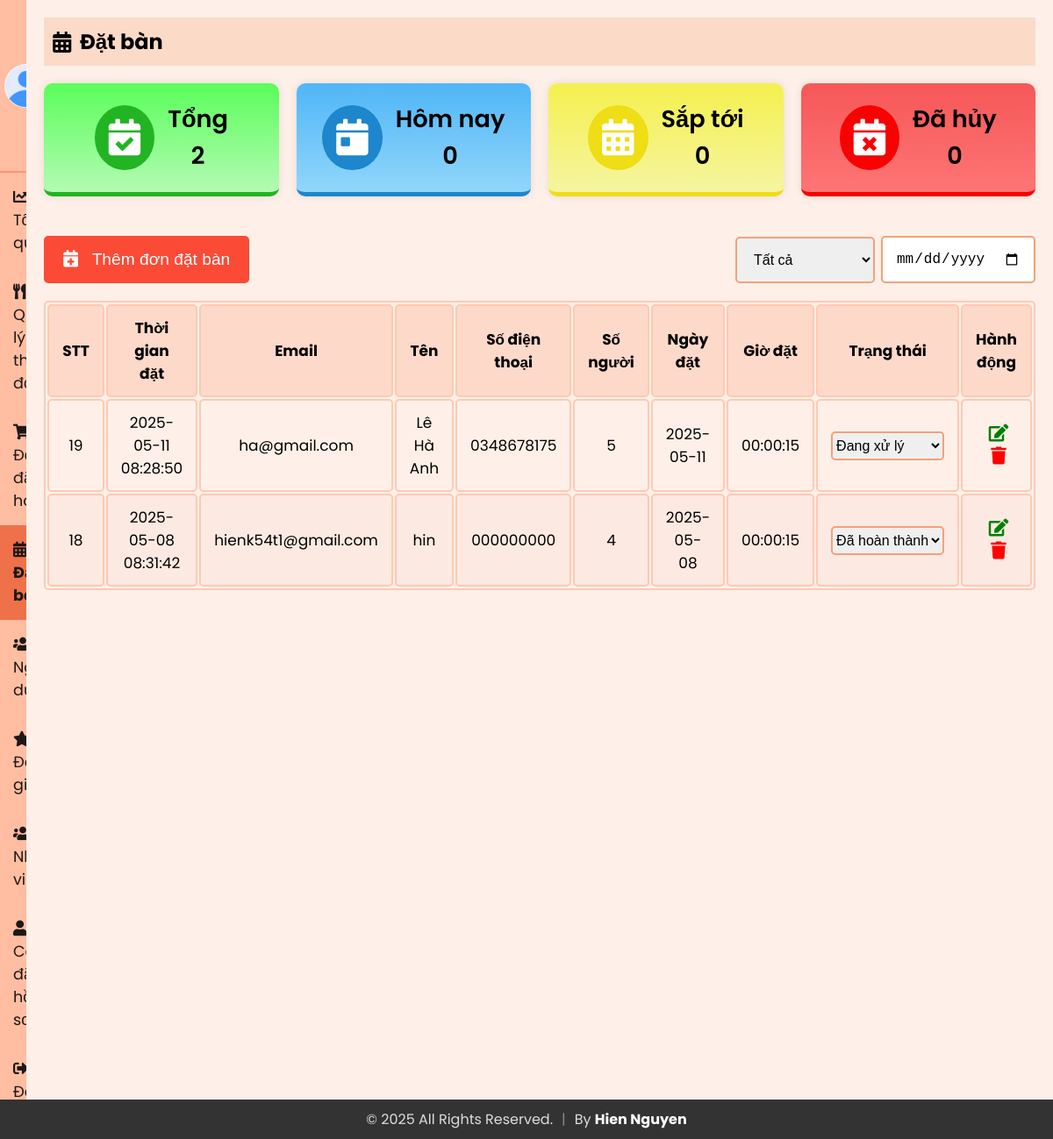
Screenshot of /Admin/reservations.php (signed in) with the database file from the repository.
### tables this page shows
CREATE TABLE `staff` (
  `id` int(11) NOT NULL,
  `firstName` varchar(50) NOT NULL,
  `lastName` varchar(50) NOT NULL,
  `email` varchar(100) NOT NULL,
  `contact` varchar(15) DEFAULT NULL,
  `role` enum('superadmin','admin') NOT NULL,
  `password` varchar(255) NOT NULL,
  `createdAt` timestamp NOT NULL DEFAULT current_timestamp(),
  `updatedAt` timestamp NOT NULL DEFAULT current_timestamp() ON UPDATE current_timestamp(),
  `profile_image` varchar(255) NOT NULL DEFAULT 'default.jpg'
);

CREATE TABLE `reservations` (
  `email` varchar(255) NOT NULL,
  `name` varchar(255) NOT NULL,
  `contact` varchar(10) NOT NULL,
  `noOfGuests` int(50) NOT NULL,
  `reservedTime` time NOT NULL,
  `reservedDate` date NOT NULL,
  `reservedAt` timestamp NOT NULL DEFAULT current_timestamp(),
  `status` enum('Đang chờ','Đang xử lý','Đã hoàn thành','Đã hủy','Đã tiếp nhận') NOT NULL DEFAULT 'Đang chờ',
  `reservation_id` int(11) NOT NULL
);

### Admin/sidebar.php (called while the page is built, shortened)
<?php
include 'db_connection.php';
$admin_email = isset($_SESSION['email']) ? $_SESSION['email'] : '';
function getAdminInfo($email)
{
  global $conn;
  $stmt = $conn->prepare("SELECT firstName, lastName, email, profile_image FROM staff WHERE email = ?");
  $stmt->bind_param("s", $email);
  $stmt->execute();
  $stmt->bind_result($firstName, $lastName, $email,  $profile_image);
  return [
    'firstName' => $firstName ?: '',
    'lastName' => $lastName ?: '',
    'email' => $email ?: '',
    'profile_image' => $profile_image ?: 'default.jpg'
  ];
}
$admin_info = getAdminInfo($admin_email);
?>

### Admin/reservations.php (the view, shortened to what this page needs)
<?php
include 'db_connection.php';
$sql_total = "SELECT COUNT(*) AS total FROM reservations";
$result_total = $conn->query($sql_total);
$row_total = $result_total->fetch_assoc();
$totalReservations = $row_total['total'];
$sql_today = "SELECT COUNT(*) AS today FROM reservations WHERE DATE(reservedDate) = CURDATE()";
$result_today = $conn->query($sql_today);
$row_today = $result_today->fetch_assoc();
$todaysReservations = $row_today['today'];
$sql_upcoming = "SELECT COUNT(*) AS upcoming FROM reservations WHERE reservedDate > CURDATE() AND status != 'Cancelled' AND status != 'Completed' AND status != 'On Process'";
$result_upcoming = $conn->query($sql_upcoming);
$row_upcoming = $result_upcoming->fetch_assoc();
$upcomingReservations = $row_upcoming['upcoming'];
$sql_cancelled = "SELECT COUNT(*) AS cancelled FROM reservations WHERE status = 'Cancelled'";
$result_cancelled = $conn->query($sql_cancelled);
$row_cancelled = $result_cancelled->fetch_assoc();
$cancelledReservations = $row_cancelled['cancelled'];
$dateFilter = isset($_GET['dateFilter']) ? $_GET['dateFilter'] : '';
$query = "SELECT * FROM reservations";
$query .= " ORDER BY reservedDate DESC";
$result = $conn->query($query);
?>
<?php
include 'sidebar.php';
?>
<!DOCTYPE html>
<html lang="en">
<head>
  <link rel="stylesheet" href="https://cdnjs.cloudflare.com/ajax/libs/font-awesome/5.15.3/css/all.min.css">
  <link rel="stylesheet" href="sidebar.css">
  <link rel="stylesheet" href="admin_reservation.css">
</head>
<body>
  <div class="sidebar">
    <div class="profile-section">
      <img src="../uploads/<?php echo htmlspecialchars($admin_info['profile_image']); ?>" alt="Profile Picture">
    </div>
    <ul>
      <li><a href="index.php" ><i class="fas fa-chart-line"></i> Tổng quan</a></li>
      <li><a href="admin_menu.php"><i class="fas fa-utensils"></i> Quản lý thực đơn</a></li>
      <li><a href="admin_orders.php"><i class="fas fa-shopping-cart"></i> Đơn đặt hàng</a></li>
      <li><a href="reservations.php" class="active"><i class="fas fa-calendar-alt"></i> Đặt bàn</a></li>
      <li><a href="users.php"><i class="fas fa-users"></i> Người dùng</a></li>
      <li><a href="reviews.php"><i class="fas fa-star"></i> Đánh giá </a></li>
      <li><a href="staffs.php"><i class="fas fa-users"></i> Nhân viên</a></li>
      <li><a href="profile.php"><i class="fas fa-user"></i> Cài đặt hồ sơ</a></li>
      <li><a href="logout.php"><i class="fas fa-sign-out-alt"></i> Đăng xuất</a></li>
    </ul>
  </div>
  <div class="content">
    <div class="header">
      <h2><i class="fas fa-calendar-alt"></i> Đặt bàn </h2>
    </div>
    <div>
      <div class="stats">
        <div class="stat-item" id="total">
          <div class="stat-icon" id="total-icon">
            <i class="fas fa-calendar-check"></i>
          </div>
          <div class="stat-text">
            <p>Tổng</p>
            <p><?php echo $totalReservations; ?></p>
          </div>
        </div>
        <div class="stat-item" id="today">
          <div class="stat-icon" id="today-icon">
            <i class="fas fa-calendar-day"></i>
          </div>
          <div class="stat-text">
            <p>Hôm nay</p>
            <p><?php echo $todaysReservations; ?></p>
          </div>
        </div>
        <div class="stat-item" id="upcoming">
          <div class="stat-icon" id="upcoming-icon">
            <i class="fas fa-calendar-alt"></i>
          </div>
          <div class="stat-text">
            <p>Sắp tới</p>
            <p><?php echo $upcomingReservations; ?></p>
          </div>
        </div>
        <div class="stat-item" id="cancelled">
          <div class="stat-icon" id="cancelled-icon">
            <i class="fas fa-calendar-times"></i>
          </div>
          <div class="stat-text">
            <p>Đã hủy</p>
            <p><?php echo $cancelledReservations; ?></p>
          </div>
        </div>
      </div>
      <div class="buttons-container">
        <button onclick="openaddReservationModal()"><i class="fas fa-calendar-plus"></i> &nbsp; Thêm đơn đặt bàn</button>
        <div class="actions">
          <select id="statusFilter" name="statusFilter" onchange="filterByStatus()">
            <option value="">Tất cả</option>
          </select>
          <input type="date" id="dateFilter" name="dateFilter" value="<?php echo htmlspecialchars($dateFilter); ?>" onchange="filterByDate()">
        </div>
      </div>
      <table id="userTable">
        <thead>
          <tr>
            <th>STT</th>
            <th>Thời gian đặt</th>
            <th>Email</th>
            <th>Tên</th>
            <th>Số điện thoại</th>
            <th>Số người</th>
            <th>Ngày đặt</th>
            <th>Giờ đặt</th>
            <th>Trạng thái</th>
            <th>Hành động</th>
          </tr>
        </thead>
        <tbody>
          <?php
          if ($result->num_rows > 0) {
            while ($row = $result->fetch_assoc()) {
              echo "<tr>
      <td>{$row['reservation_id']}</td>
      <td>{$row['reservedAt']}</td>
      <td>{$row['email']}</td>
      <td>{$row['name']}</td>
      <td>{$row['contact']}</td>
      <td>{$row['noOfGuests']}</td>
      <td>{$row['reservedDate']}</td>
      <td>{$row['reservedTime']}</td>
      <td>
        <select id='status-{$row['reservation_id']}' onchange=\"updateStatus('{$row['reservation_id']}', this.value)\" class='status-select'>
          <option value='Đang chờ' " . ($row['status'] == 'Đang chờ' ? 'selected' : '') . ">Đang chờ</option>
          <option value='Đã tiếp nhận' " . ($row['status'] == 'Đã tiếp nhận' ? 'selected' : '') . ">Đã tiếp nhận</option>
          <option value='Đang xử lý' " . ($row['status'] == 'Đang xử lý' ? 'selected' : '') . ">Đang xử lý</option>
          <option value='Đã hoàn thành' " . ($row['status'] == 'Đã hoàn thành' ? 'selected' : '') . ">Đã hoàn thành</option>
          <option value='Đã hủy' " . ($row['status'] == 'Đã hủy' ? 'selected' : '') . ">Đã hủy</option>
        </select>
      </td>
      <td>
        <button id='editbtn' onclick='openEditReservationModal(this)' data-id='{$row['reservation_id']}' data-email='{$row['email']}' data-name='{$row['name']}' data-contact='{$row['contact']}' data-reservedDate='{$row['reservedDate']}' data-reservedTime='{$row['reservedTime']}' data-noOfGuests='{$row['noOfGuests']}' data-status='{$row['status']}'><i class='fas fa-edit'></i></button>
        <button id='deletebtn' onclick=\"deleteItem('{$row['reservation_id']}')\"><i class='fas fa-trash'></i></button>
      </td>
    </tr>";
            }
          } else {
            echo "<tr><td colspan='10' style='text-align: center;'>Không tìm thấy đơn đặt bàn nào</td></tr>";
          }
          ?>
        </tbody>
      </table>
    </div>
</body>
</html>

### Admin/sidebar.css (style rules this page uses)
* { margin: 0; padding: 0; box-sizing: border-box; }
body { background: #fef0e8; font-family: "Poppins", sans-serif; display: flex; flex-direction: row; margin: 0; }
.sidebar { width: 250px; background-color: #ffbda1; color: #1d1818; overflow: auto; position: relative; min-height: 100vh; font-size: 1.1rem }
.sidebar ul li a { display: block; padding: 15px; text-decoration: none; color: #1d1818; transition: background-color 0.3s; }
.sidebar ul li a.active { background-color:#ee7149; font-weight: bold; }
.sidebar ul li a i { margin-right: 10px; }
.sidebar ul { list-style-type: none; padding: 0; }
.content { flex: 1; padding: 20px; }
.header { padding: 10px; background-color: #fbdac7; margin-bottom: 20px; display: flex; align-items: center; }
.header h2 { display: flex; align-items: center; }
.header h2 i { margin-right: 10px; }
.profile-section { padding: 20px 5px 20px 5px; display: flex; align-items: center; border-bottom: 2px solid rgba(253, 108, 77, 0.5); }
.profile-section img { width: 50px; height: 50px; border-radius: 50%; margin-right: 15px; }
.sidebar ul li a.active { background-color: #ee7149; font-weight: bold; }

### Admin/admin_reservation.css (style rules this page uses)
* { margin: 0; padding: 0; }
body { background: #fef0e8; font-family: "Poppins", sans-serif; margin: 0; }
.content { margin-bottom: 40px; }
table { width: 100%; border: 2px solid #ffc9b3; font-size: 17px; text-align: center; cursor: pointer; border-radius: 5px; }
table th, table td { padding: 12px 15px; border: 2px solid #ffc9b3; border-radius: 5px; }
table th { background-color: #fdd9c9; }
table tr:nth-of-type(even) { background-color: #fce9e2; }
.header { padding: 10px; background-color: #fbdac7; margin-bottom: 20px; display: flex; align-items: center; }
.stats { display: flex; gap: 20px; margin-top: 20px; margin-bottom: 20px; }
.stats #total { background: linear-gradient(to bottom, rgb(90, 254, 90), rgb(180, 250, 180)); border-bottom: 5px solid rgb(34, 180, 34); }
.stats #today { background: linear-gradient(to bottom, rgb(80, 182, 246), rgb(145, 214, 251)); border-bottom: 5px solid rgb(29, 134, 204); }
.stats #upcoming { background: linear-gradient(to bottom, rgb(245, 240, 78), rgb(245, 245, 161)); border-bottom: 5px solid rgb(239, 221, 21); }
.stats #cancelled { background: linear-gradient(to bottom, rgb(246, 87, 87), rgb(254, 117, 117)); border-bottom: 5px solid rgb(248, 1, 1); }
.stat-item { display: flex; align-items: center; justify-content: center; padding: 20px; gap: 15px; border-radius: 10px; box-shadow: 0 0 10px rgba(0, 0, 0, 0.1); flex: 1; }
.stat-item div { display: flex; align-items: center; }
.stat-text { display: flex; flex-direction: column; }
.stat-item p, .stat-item h3 { margin: 0; font-size: 1.7rem; font-weight: 600; }
.stat-icon { font-size: 2.6rem; color: #fff; border-radius: 50%; padding: 16px; }
#total-icon { background: rgb(34, 180, 34); }
#today-icon { background: rgb(29, 134, 204); }
#upcoming-icon { background: rgb(239, 221, 21); }
#cancelled-icon { background: rgb(248, 1, 1); }
.status-select { border: 2px solid #f4a178; padding: 5px 0px 5px 0; font-size: 16px; border-radius: 5px; cursor: pointer; outline: none; }
#editbtn, #deletebtn { font-size: 20px; background: none; border: none; padding: 0 0 0 5px; outline: none; cursor: pointer; transition: transform 0.3s ease; }
#editbtn { color: green; }
#deletebtn { color: red; }
.buttons-container { display: flex; justify-content: space-between; align-items: center; margin-bottom: 0px; margin-top: 25px; }
button { background-color: #fb4a36; color: white; border: 2px solid #fb4a36; padding: 14px 20px; cursor: pointer; border-radius: 5px; transition: all 0.3s ease; font-size: 1.2rem; }
.actions { display: flex; align-items: center; margin-bottom: 20px; margin-top: 20px; gap: 7px; }
.actions select, .actions input { padding: 15px; font-size: 1rem; border-radius: 5px; border: 2px solid #f4a178; cursor: pointer; outline: none; }

### Admin/reservations.php (style rules this page uses)
.content { margin-bottom: 40px; }

### rows the page displays
staff: profile_image (placeholder picture)
reservations: reservation_id "19", reservedAt "2025-05-11 08:28:50", email "ha@gmail.com", name "Lê Hà Anh", contact "0348678175", noOfGuests "5", reservedDate "2025-05-11", reservedTime "00:00:15", status+reservation_id "Đang xử lý"
reservations: reservation_id "18", reservedAt "2025-05-08 08:31:42", email "hienk54t1@gmail.com", name "hin", contact "000000000", noOfGuests "4", reservedDate "2025-05-08", reservedTime "00:00:15", status+reservation_id "Đã hoàn thành"

### other values shown
$totalReservations "2"
$todaysReservations "0"
$upcomingReservations "0"
$cancelledReservations "0"
